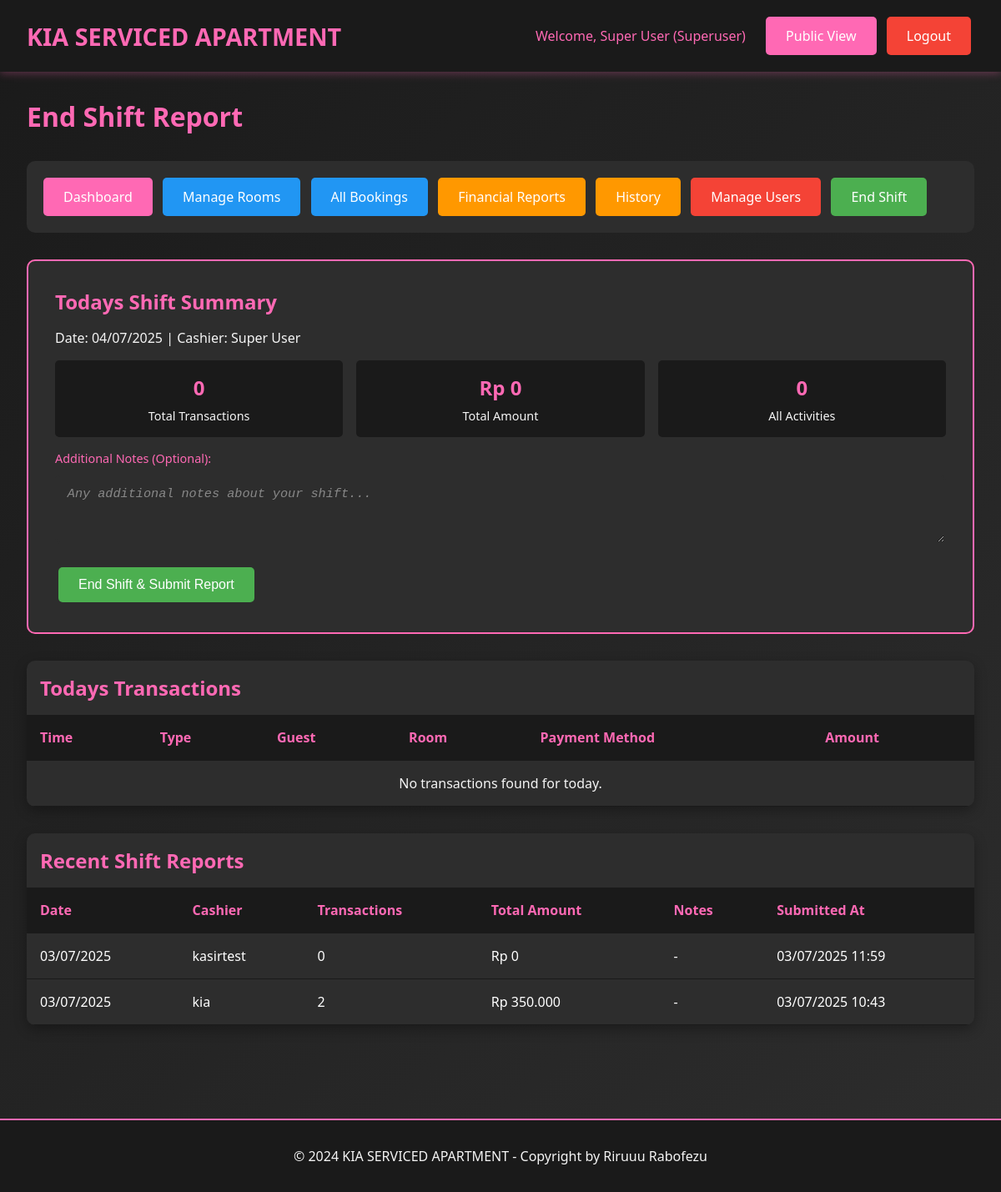
The page /admin/shift_report.php (signed in) on the database as committed earlier.
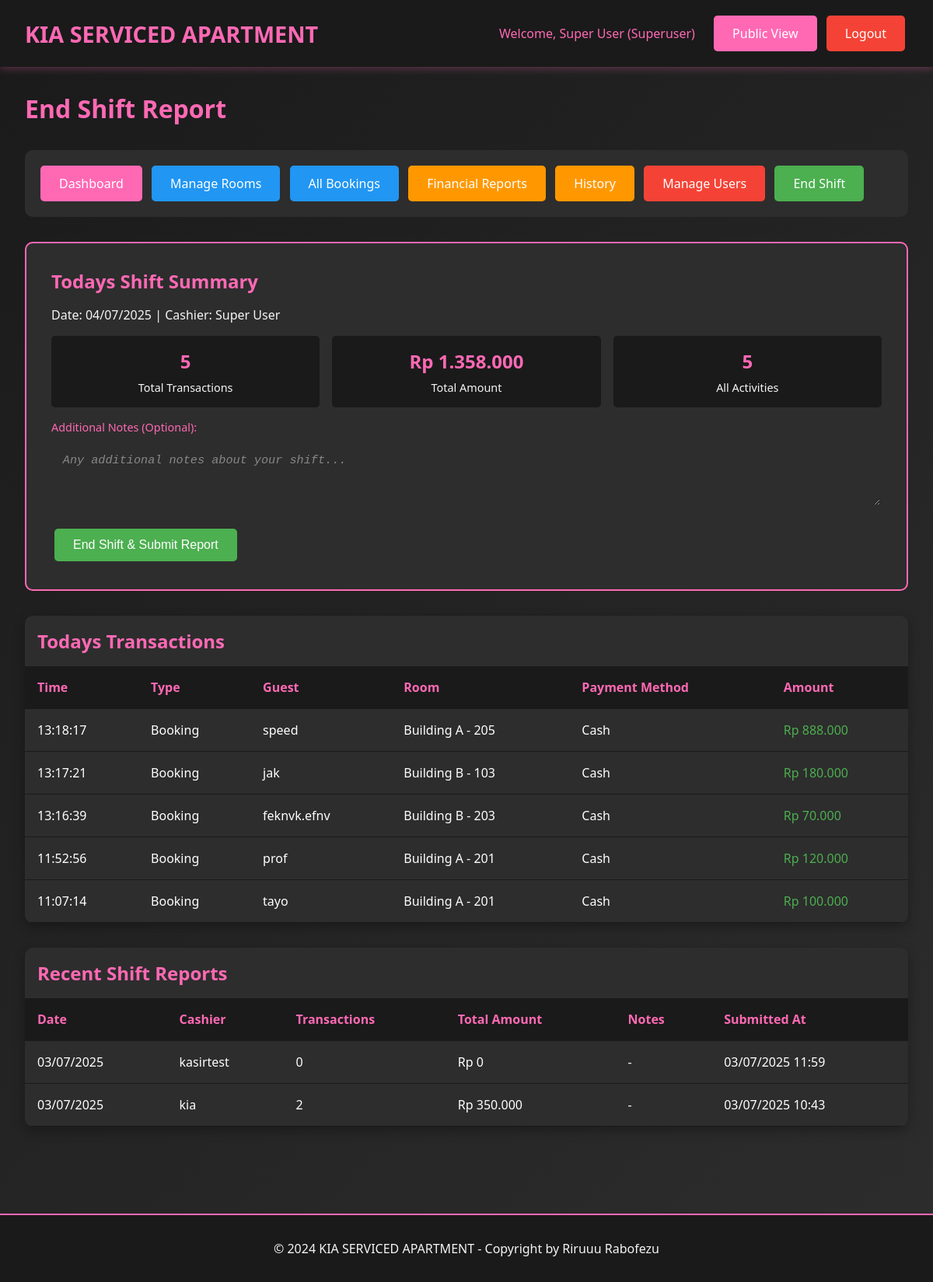
The same page on the database as committed later.
### tables this page shows
CREATE TABLE `shift_reports` (
  `id` int(11) NOT NULL,
  `user_id` int(11) NOT NULL,
  `shift_date` date NOT NULL,
  `total_transactions` int(11) DEFAULT 0,
  `total_amount` decimal(10,2) DEFAULT 0.00,
  `notes` text DEFAULT NULL,
  `created_at` timestamp NOT NULL DEFAULT current_timestamp()
);

CREATE TABLE `users` (
  `id` int(11) NOT NULL,
  `username` varchar(50) NOT NULL,
  `password` varchar(255) NOT NULL,
  `full_name` varchar(100) NOT NULL,
  `role` enum('superuser','admin','cashier') NOT NULL,
  `created_at` timestamp NOT NULL DEFAULT current_timestamp(),
  `updated_at` timestamp NOT NULL DEFAULT current_timestamp() ON UPDATE current_timestamp()
);

CREATE TABLE `transactions` (
  `id` int(11) NOT NULL,
  `booking_id` int(11) NOT NULL,
  `transaction_type` enum('booking','extra_time','refund') NOT NULL,
  `amount` decimal(10,2) NOT NULL,
  `payment_method` varchar(50) NOT NULL,
  `transaction_date` datetime DEFAULT current_timestamp(),
  `created_by` int(11) NOT NULL,
  `notes` text DEFAULT NULL
);

CREATE TABLE `bookings` (
  `id` int(11) NOT NULL,
  `room_id` int(11) NOT NULL,
  `guest_name` varchar(100) NOT NULL,
  `arrival_time` datetime NOT NULL,
  `phone_number` varchar(20) NOT NULL,
  `duration_type` enum('hourly','fullday') NOT NULL,
  `duration_hours` int(11) NOT NULL,
  `price_amount` decimal(10,2) NOT NULL,
  `payment_method` varchar(50) NOT NULL,
  `deposit_type` enum('cash','id_card') NOT NULL,
  `deposit_amount` decimal(10,2) DEFAULT 0.00,
  `notes` text DEFAULT NULL,
  `status` enum('booked','checkin','checkout','cancelled','no_show') DEFAULT 'booked',
  `checkin_time` datetime DEFAULT NULL,
  `checkout_time` datetime DEFAULT NULL,
  `extra_time_hours` int(11) DEFAULT 0,
  `extra_time_amount` decimal(10,2) DEFAULT 0.00,
  `refund_amount` decimal(10,2) DEFAULT 0.00,
  `refund_method` varchar(50) DEFAULT NULL,
  `created_by` int(11) NOT NULL,
  `created_at` timestamp NOT NULL DEFAULT current_timestamp(),
  `updated_at` timestamp NOT NULL DEFAULT current_timestamp() ON UPDATE current_timestamp()
);

CREATE TABLE `rooms` (
  `id` int(11) NOT NULL,
  `location` varchar(100) NOT NULL,
  `floor_number` int(11) NOT NULL,
  `room_number` varchar(20) NOT NULL,
  `room_type` varchar(50) NOT NULL,
  `wifi_name` varchar(100) DEFAULT NULL,
  `wifi_password` varchar(100) DEFAULT NULL,
  `status` enum('ready','booked','checkin','checkout') DEFAULT 'ready',
  `created_at` timestamp NOT NULL DEFAULT current_timestamp(),
  `updated_at` timestamp NOT NULL DEFAULT current_timestamp() ON UPDATE current_timestamp()
);

### includes/config.php (called while the page is built, shortened)
<?php
function isLoggedIn() {
    return isset($_SESSION['user_id']);
}
function getUserRole() {
    return $_SESSION['user_role'] ?? null;
}
function hasPermission($required_roles) {
    $user_role = getUserRole();
    return in_array($user_role, $required_roles);
}
function formatCurrency($amount) {
    return 'Rp ' . number_format($amount, 0, ',', '.');
}
function formatDateTime($datetime) {
    return date('d/m/Y H:i', strtotime($datetime));
}
function formatDate($date) {
    return date('d/m/Y', strtotime($date));
}
?>

### admin/shift_report.php (the view, shortened to what the changed rows need)
<?php
require_once "../includes/config.php";
$stmt = $pdo->prepare("SELECT t.*, b.guest_name, r.room_number, r.location
                      FROM transactions t
                      JOIN bookings b ON t.booking_id = b.id
                      JOIN rooms r ON b.room_id = r.id
                      WHERE DATE(t.transaction_date) = CURDATE()
                      AND t.created_by = ?
                      ORDER BY t.transaction_date DESC");
$stmt->execute([$_SESSION["user_id"]]);
$today_transactions = $stmt->fetchAll();
$total_transactions = 0;
$total_amount = 0;
foreach ($today_transactions as $transaction) {
    if ($transaction["amount"] > 0) {
        $total_transactions++;
        $total_amount += $transaction["amount"];
    }
}
?>
<!DOCTYPE html>
<html lang="id">
<head>
    <link rel="stylesheet" href="../assets/css/style.css">
</head>
<body>
    <div class="container">
        <h1 style="color: var(--primary-pink); margin-bottom: 2rem;">End Shift Report</h1>
        <div class="shift-summary">
            <h2 style="color: var(--primary-pink); margin-bottom: 1rem;">Todays Shift Summary</h2>
            <div class="summary-grid">
                <div class="summary-item">
                    <div class="summary-number"><?php echo $total_transactions; ?></div>
                    <div class="summary-label">Total Transactions</div>
                </div>
                <div class="summary-item">
                    <div class="summary-number"><?php echo formatCurrency($total_amount); ?></div>
                    <div class="summary-label">Total Amount</div>
                </div>
                <div class="summary-item">
                    <div class="summary-number"><?php echo count($today_transactions); ?></div>
                    <div class="summary-label">All Activities</div>
                </div>
            </div>
        </div>
        <div class="table-container">
            <h2 style="color: var(--primary-pink); margin: 1rem;">Todays Transactions</h2>
            <table class="table">
                <thead>
                    <tr>
                        <th>Time</th>
                        <th>Type</th>
                        <th>Guest</th>
                        <th>Room</th>
                        <th>Payment Method</th>
                        <th>Amount</th>
                    </tr>
                </thead>
                <tbody>
                    <?php if (empty($today_transactions)): ?>
                    <tr>
                        <td colspan="6" style="text-align: center; color: var(--light-gray);">
                            No transactions found for today.
                        </td>
                    </tr>
                    <?php else: ?>
                        <?php foreach ($today_transactions as $transaction): ?>
                        <tr>
                            <td><?php echo date("H:i:s", strtotime($transaction["transaction_date"])); ?></td>
                            <td><?php echo ucfirst(str_replace("_", " ", $transaction["transaction_type"])); ?></td>
                            <td><?php echo htmlspecialchars($transaction["guest_name"]); ?></td>
                            <td><?php echo htmlspecialchars($transaction["location"] . " - " . $transaction["room_number"]); ?></td>
                            <td><?php echo ucfirst($transaction["payment_method"]); ?></td>
                            <td style="color: <?php echo $transaction["amount"] >= 0 ? "var(--success)" : "var(--danger)"; ?>">
                                <?php echo formatCurrency($transaction["amount"]); ?>
                            </td>
                        </tr>
                        <?php endforeach; ?>
                    <?php endif; ?>
                </tbody>
            </table>
        </div>
        <?php if (hasPermission(["admin", "superuser"])): ?>
            <?php
            $stmt = $pdo->prepare("SELECT sr.*, u.full_name
                                  FROM shift_reports sr
                                  JOIN users u ON sr.user_id = u.id
                                  ORDER BY sr.shift_date DESC, sr.created_at DESC
                                  LIMIT 10");
            $stmt->execute();
            $recent_reports = $stmt->fetchAll();
            ?>
            <div class="table-container">
                <h2 style="color: var(--primary-pink); margin: 1rem;">Recent Shift Reports</h2>
                <table class="table">
                    <thead>
                        <tr>
                            <th>Date</th>
                            <th>Cashier</th>
                            <th>Transactions</th>
                            <th>Total Amount</th>
                            <th>Notes</th>
                            <th>Submitted At</th>
                        </tr>
                    </thead>
                    <tbody>
                        <?php foreach ($recent_reports as $report): ?>
                        <tr>
                            <td><?php echo formatDate($report["shift_date"]); ?></td>
                            <td><?php echo htmlspecialchars($report["full_name"]); ?></td>
                            <td><?php echo $report["total_transactions"]; ?></td>
                            <td><?php echo formatCurrency($report["total_amount"]); ?></td>
                            <td><?php echo htmlspecialchars($report["notes"] ?: "-"); ?></td>
                            <td><?php echo formatDateTime($report["created_at"]); ?></td>
                        </tr>
                        <?php endforeach; ?>
                    </tbody>
                </table>
            </div>
        <?php endif; ?>
    </div>
</body>
</html>

Rows that differ between the two databases and show on the page:
added transactions: transaction_date "13:18:17", transaction_type "Booking", booking.guest_name "speed", rooms.location+room_number "Building A - 205", payment_method "Cash", amount "Rp 888.000"
added transactions: transaction_date "13:17:21", transaction_type "Booking", booking.guest_name "jak", rooms.location+room_number "Building B - 103", payment_method "Cash", amount "Rp 180.000"
added transactions: transaction_date "13:16:39", transaction_type "Booking", booking.guest_name "feknvk.efnv", rooms.location+room_number "Building B - 203", payment_method "Cash", amount "Rp 70.000"
added transactions: transaction_date "11:52:56", transaction_type "Booking", booking.guest_name "prof", rooms.location+room_number "Building A - 201", payment_method "Cash", amount "Rp 120.000"
added transactions: transaction_date "11:07:14", transaction_type "Booking", booking.guest_name "tayo", rooms.location+room_number "Building A - 201", payment_method "Cash", amount "Rp 100.000"
Other text that changed with them:
$total_transactions: "0" → "5"
formatCurrency($total_amount): "Rp 0" → "Rp 1.358.000"
count($today_transactions): "0" → "5"
text no longer shown: "No transactions found for today."
